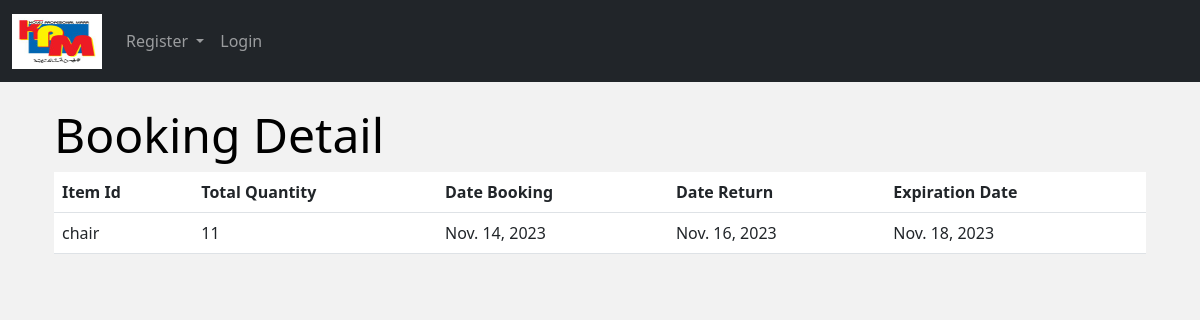
The app's page /orders/05/ with its own data.
### Annur/models.py (models this page shows, shortened)
class Booking(models.Model):
    Itemid = models.ForeignKey(Item, on_delete=models.CASCADE)
    Datebooking = models.DateField()
    Datereturn = models.DateField()
    TotalQuantity = models.IntegerField()
    ExpireDate = models.DateField()

class Item(models.Model):
    Itemid = models.CharField(max_length = 6, primary_key = True)
    Itemname = models.TextField(max_length = 100)
    Itemquantity = models.IntegerField()
    Itemdescription = models.TextField(max_length = 100)

### Annur/views.py (the view)
# urls.py: path('orders/<int:pk>/', views.order_detail, name='order_detail'),
def order_detail(request, pk):
    order = get_object_or_404(Booking, pk=pk)
    context = {'order': order}
    return render(request, 'order_detail.html', context)

### Annur/templates/order_detail.html
{% extends 'base.html' %}
{% block content %}
  <div class="container mt-6">
    <h1 style="color: black;">Booking Detail</h1>
    <table class="table">
      <thead>
        <tr>
          <th>Item Id</th>
          <th>Total Quantity</th>
          <th>Date Booking</th>
          <th>Date Return</th>
          <th>Expiration Date</th>
        </tr>
      </thead>
      <tbody>
        <tr>
          <td>{{ order.Itemid.Itemname }}</td>
          <td>{{ order.TotalQuantity }}</td>
          <td>{{ order.Datebooking }}</td>
          <td>{{ order.Datereturn }}</td>
          <td>{{ order.ExpireDate }}</td>
        </tr>
      </tbody>
    </table>
  </div>
{% endblock %}

### Annur/static/style.css (style rules this page uses)
body { background-image: url('images/Coop1.jpg'); background-size: cover; background-position: center; }
h1 { font-size: 3em; margin-top: 0; }

### Annur/templates/base.html (style rules this page uses)
body { background-color: #F2F2F2; }

### records on screen
Booking: Itemid.Itemname "chair", TotalQuantity "11", Datebooking "Nov. 14, 2023", Datereturn "Nov. 16, 2023", ExpireDate "Nov. 18, 2023"
